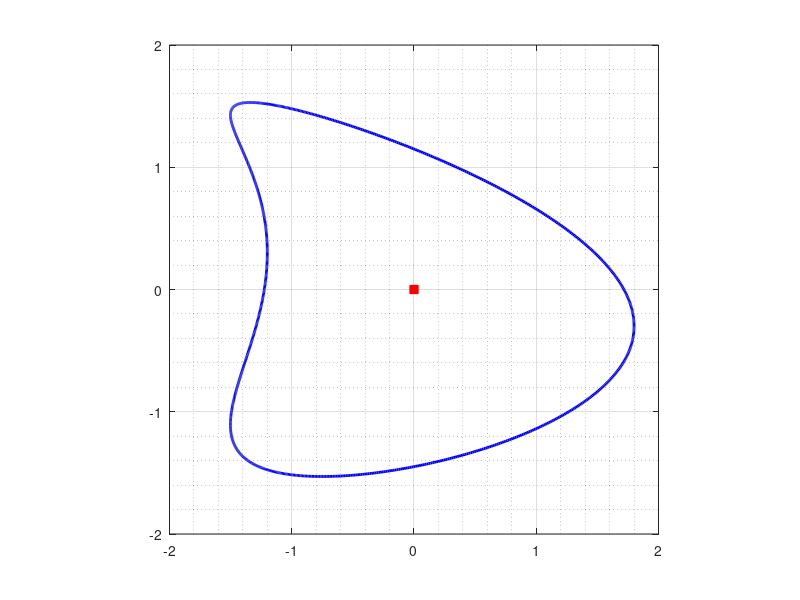

This figure's MATLAB source: (Note: this script raises an error after producing the figure.)
clear;clc
%eigenvalues of KD using E
% Num ex Fig 4, table 1 of The exterior Steklov problem of Euclidean
% domains
%%
n =2^10;
h=2*pi/n;
t = 0:h:2*pi-h; t=t(:);
%%
et    = 1.5*cos(t)+0.7*cos(2*t)-0.4+i*( 1.5*sin(t)-0.3*cos(t));
etp   =-1.5*sin(t)-1.4*sin(2*t)    +i*( 1.5*cos(t)+0.3*sin(t));
etpp  =-1.5*cos(t)-2.8*cos(2*t)    +i*(-1.5*sin(t)+0.3*cos(t));
Area  = h*sum(real(et).*imag(etp));
alpha = 0;
%%
fig1=figure;
hold on; box on;
crv = et; crv(end+1)=crv(1);
plot(real(crv),imag(crv),'b','LineWidth',2);
plot(real(alpha),imag(alpha),'sr','MarkerFaceColor','r');
set(fig1,'PaperSize',[5  5]);
grid on; axis square
ax=gca; 
set(ax,'xminorgrid','on','yminorgrid','on')
ax.GridAlpha=0.25; ax.MinorGridAlpha=0.25;
set(gca,'FontSize',14)
set(ax,'LooseInset',get(ax,'TightInset'))
%%
A        =  et-alpha;
Ap       =  etp;
%
h        =   2*pi/n;
% 
for k=1:n
    for j=1:n
        if (k==j)
            N(k,j)  =  h*(1/pi)*imag(0.5*(etpp(k)/etp(k))-Ap(k)/A(k));
            tM(k,j) =  h*(1/pi)*real(0.5*(etpp(k)/etp(k))-Ap(k)/A(k));
        else
            N(k,j)  =  h*(1/pi)*imag((A(k)*etp(j))/(A(j)*(et(j)-et(k))));
            tM(k,j) =  h*((1/(2*pi))*cot((t(k)-t(j))/2)...
                        +(1/pi)*real((A(k)*etp(j))/(A(j)*(et(j)-et(k)))));
        end
    end
end
%
for k=1:n
    for j=1:n
        if (((j-k)/2)-floor((j-k)/2) == 0)
            K(k,j) = 0;
        else
            K(k,j) = (2/n)*cot(pi*(k-j)/n);
        end
    end
end
%
M        =  -K+tM;
E        =  -inv(eye(n)-N)*M;
%%
MD = matD(n);
P  = diag(1./abs(etp));
KD = P*MD*E;
%%
format long g
%%
KDI = KD+eye(n);
[V,D] = eigs(KDI,13,'smallestabs');
Dv    = real(diag(D)-1)*sqrt(Area)
%%
% 
figure;
tfig = tiledlayout(2,4);
tfig.TileSpacing = 'none'; % Or 'compact'
tfig.Padding = 'none';     % Or 'compact'
% 
for kk=1:8
    gam  = real(V(:,kk+2)); c = sqrt(h*sum(gam.^2.*abs(etp))); gam = gam./c;
    % 
    % [indo,ampo] = fftindex(gam);
    % ind{kk}=indo(1:10);
    % amp{kk}=ampo(1:10);
nexttile
%
set(groot,'defaultAxesTickLabelInterpreter','latex');
set(groot,'defaulttextinterpreter','latex');
set(groot,'defaultLegendInterpreter','latex');
etv = et; etv(n+1)=etv(1);
gamv = gam; gamv(n+1)=gam(1);
plot3(real(etv),imag(etv),gamv,'b','LineWidth',1.5)
hold on; box on
plot(real(etv),imag(etv),'-.k','LineWidth',1.5)
for kj=1:8:length(et)
    pnt1 = [real(et(kj)) real(et(kj))];
    pnt2 = [imag(et(kj)) imag(et(kj))];
    pnt3 = [gam(kj)      0];
    if gam(kj)>0
        plot3(pnt1,pnt2,pnt3,'k','LineWidth',0.5);
    else
        plot3(pnt1,pnt2,pnt3,'r','LineWidth',0.5);
    end
end
view([1 1 1])
axis off
ax=gca; 
set(gca,'LooseInset',get(gca,'TightInset'))
grid on; grid('minor')
ax=gca; 
set(ax,'xminorgrid','on','yminorgrid','on')
ax.GridAlpha=0.25; ax.MinorGridAlpha=0.25;
set(gca,'FontSize',14)
% 
end
%%
set(gca,'LooseInset',get(gca,'TightInset'))
print -depsc fig_kite_8eigf_b
%%
